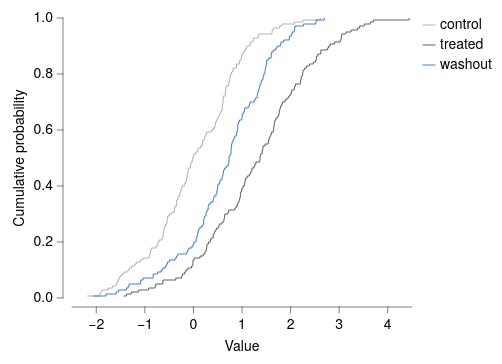

The specification (Vega-Lite) saved for this image:
### Vega-Lite specification from a JSON file in a GitHub repository (floating-point values rounded to 4 significant figures; data arrays with more than 128 entries replaced by an {"elided": "..."} marker saying what was removed)
{"background": null, "config": {"arc": {"fill": "#DBDBDB", "fillOpacity": 1.0, "innerRadius": 35.0, "padAngle": 0.03, "stroke": "black", "strokeOpacity": 1, "strokeWidth": 0.25}, "area": {"fill": "#DBDBDB", "fillOpacity": 1.0, "stroke": "black", "strokeOpacity": 1, "strokeWidth": 0.25}, "axis": {"domain": true, "domainCap": "round", "domainColor": "black", "domainWidth": 0.25, "grid": false, "gridCap": "round", "gridColor": "#F1F1F1", "gridDash": [0, 0], "gridOpacity": 1.0, "gridWidth": 0.25, "labelColor": "black", "labelFont": "Helvetica Neue, HelveticaNeue, Helvetica, Arial, sans-serif", "labelFontSize": 7, "labelFontStyle": "normal", "labelFontWeight": 400, "offset": 4.5, "ticks": true, "tickCap": "round", "tickColor": "black", "tickRound": false, "tickSize": 3, "tickWidth": 0.25, "titleColor": "black", "titleFont": "Helvetica Neue, HelveticaNeue, Helvetica, Arial, sans-serif", "titleFontSize": 7, "titleFontStyle": "normal", "titleFontWeight": 400}, "axisX": {"domain": true, "labelAlign": "center", "labelAngle": 0, "labels": true, "ticks": true, "translate": 0}, "axisY": {"domain": true, "labelAlign": "right", "labelAngle": 0, "labels": true, "ticks": true, "translate": 0}, "axisRight": {"domain": true, "labelAlign": "left", "labelAngle": 0, "labels": true, "ticks": true, "translate": 0}, "axisTop": {"domain": true, "labelAlign": "center", "labelAngle": 0, "labels": true, "ticks": true, "translate": 0}, "axisBand": {"tickOffset": 0}, "bar": {"fill": "#DBDBDB", "fillOpacity": 1.0, "stroke": "black", "strokeOpacity": 1, "strokeWidth": 0.25}, "boxplot": {"size": 12.6, "ticks": {"cornerRadius": 0.25, "fill": "black", "opacity": 1, "size": 6.3, "thickness": 0.25}, "box": {"fillOpacity": 1.0, "stroke": "black", "strokeOpacity": 1, "strokeWidth": 0.25}, "median": {"cornerRadius": 0, "fill": "black", "fillOpacity": 1.0, "opacity": 1, "size": 12.6, "thickness": 0.25}, "rule": {"fill": "black", "fillOpacity": 1.0, "size": 14.0, "stroke": "black", "strokeDash": [0, 0], "strokeOpacity": 1, "strokeWidth": 0.25}, "outliers": {"color": "black", "fill": "black", "fillOpacity": 1.0, "size": 0, "stroke": "black", "strokeOpacity": 1, "strokeWidth": 0.25}}, "circle": {"fill": "black", "fillOpacity": 1.0, "size": 1.75, "stroke": null, "strokeOpacity": 1, "strokeWidth": 0.25}, "errorband": {"band": {"fillOpacity": 0.6, "stroke": null, "strokeWidth": 0.25, "strokeOpacity": 1}, "borders": {"opacity": 0, "strokeOpacity": 0.25, "strokeWidth": 1}}, "errorbar": {"opacity": 1, "rule": {"strokeDash": [0, 0], "strokeWidth": 0.25}, "ticks": {"color": "black", "cornerRadius": 0.125, "opacity": 1, "size": 8.4, "thickness": 0.25}, "thickness": 0.25}, "font": "Helvetica Neue, HelveticaNeue, Helvetica, Arial, sans-serif", "geoshape": {"fill": "#DBDBDB", "fillOpacity": 1.0, "stroke": "black", "strokeOpacity": 1, "strokeWidth": 0.25}, "header": {"labelColor": "black", "labelFont": "Helvetica Neue, HelveticaNeue, Helvetica, Arial, sans-serif", "labelFontSize": 7, "labelFontStyle": "normal", "labelFontWeight": 400, "titleColor": "black", "titleFont": "Helvetica Neue, HelveticaNeue, Helvetica, Arial, sans-serif", "titleFontSize": 7, "titleFontStyle": "normal", "titleFontWeight": 400, "titlePadding": 0}, "legend": {"disable": false, "offset": 4.5, "titlePadding": 4, "labelOffset": 2, "gradientLabelOffset": 2, "gradientLength": 70.0, "gradientThickness": 7.0, "gradientOpacity": 1.0, "gradientStrokeColor": "black", "gradientStrokeWidth": 0.25, "labelColor": "black", "labelFont": "Helvetica Neue, HelveticaNeue, Helvetica, Arial, sans-serif", "labelFontSize": 7, "labelFontStyle": "normal", "labelFontWeight": 400, "strokeColor": "black", "strokeWidth": 0, "symbolSize": 42, "symbolStrokeColor": "black", "symbolStrokeWidth": 0.25, "titleColor": "black", "titleFont": "Helvetica Neue, HelveticaNeue, Helvetica, Arial, sans-serif", "titleFontSize": 7, "titleFontStyle": "normal", "titleFontWeight": 400}, "line": {"color": "black", "stroke": "black", "strokeCap": "butt", "strokeDash": [0, 0], "strokeOpacity": 1, "strokeWidth": 0.5}, "point": {"filled": true, "fill": "#DBDBDB", "fillOpacity": 1.0, "size": 7.0, "stroke": "black", "strokeOpacity": 1, "strokeWidth": 0.25}, "range": {"category": ["#B2B2B2", "#636363", "#4A7CD3", "#008542", "#382864", "#509F98", "#284F93", "#005226", "#A398D6", "#173633"], "diverging": {"scheme": ["#443E60", "#5F597E", "#7C759B", "#9994B6", "#B7B4CC", "#D6D5DC", "#F6F6F6", "#D1DAD9", "#A4C2BF", "#7AA9A4", "#578E89", "#37736E", "#1B5954"]}, "heatmap": {"scheme": ["#32022B", "#43044D", "#4C196E", "#4D338C", "#484DA6", "#3A68BB", "#1D83CA", "#1D9CCB", "#23B5C9", "#28CDC5", "#4DE0B4", "#91EE9F"]}, "ordinal": {"scheme": ["#F1F1F1", "#DBDBDB", "#C6C6C6", "#B2B2B2", "#9D9D9D", "#898989", "#767676", "#636363", "#515151", "#404040", "#2F2F2F", "#1F1F1F"]}, "ramp": {"scheme": ["#32022B", "#43044D", "#4C196E", "#4D338C", "#484DA6", "#3A68BB", "#1D83CA", "#1D9CCB", "#23B5C9", "#28CDC5", "#4DE0B4", "#91EE9F"]}}, "rule": {"color": "black", "stroke": "black", "strokeCap": "round", "strokeDash": [2, 2], "strokeOpacity": 1, "strokeWidth": 0.25}, "scale": {"bandPaddingInner": 0.1, "bandPaddingOuter": 0.1, "round": false}, "rect": {"fill": "#DBDBDB", "fillOpacity": 1.0, "stroke": "black", "strokeOpacity": 1, "strokeWidth": 0.25}, "square": {"fill": "#DBDBDB", "fillOpacity": 1.0, "size": 14.0, "stroke": "black", "strokeOpacity": 1, "strokeWidth": 0.25}, "text": {"color": "black", "font": "Helvetica Neue, HelveticaNeue, Helvetica, Arial, sans-serif", "fontSize": 7, "fontStyle": "normal", "fontWeight": 400}, "tick": {"color": "black", "cornerRadius": 0.125, "opacity": 1.0, "size": 12.6, "thickness": 0.25}, "title": {"anchor": "middle", "frame": "group", "color": "black", "font": "Helvetica Neue, HelveticaNeue, Helvetica, Arial, sans-serif", "fontSize": 7, "fontStyle": "normal", "fontWeight": 400, "subtitleColor": "black", "subtitleFont": "Helvetica Neue, HelveticaNeue, Helvetica, Arial, sans-serif", "subtitleFontSize": "Helvetica Neue, HelveticaNeue, Helvetica, Arial, sans-serif", "subtitleFontStyle": "normal", "subtitleFontWeight": 400}, "trail": {"color": "black", "opacity": 1, "size": 0.5}, "view": {"continuousWidth": 170, "continuousHeight": 140, "discreteWidth": 170, "discreteHeight": 140, "fill": null, "stroke": null, "strokeWidth": 0.25}}, "data": {"name": "data-a762ab7d992c95d30c7e47802f9bc0ca"}, "mark": {"type": "line", "interpolate": "step-after"}, "encoding": {"color": {"field": "group", "title": null, "type": "nominal"}, "x": {"field": "x", "title": "Value", "type": "quantitative"}, "y": {"field": "cdf", "scale": {"domain": [0, 1], "nice": false}, "title": "Cumulative probability", "type": "quantitative"}}, "$schema": "https://vega.github.io/schema/vega-lite/v6.4.1.json", "datasets": {"data-a762ab7d992c95d30c7e47802f9bc0ca": {"elided": "420 records"}}}
